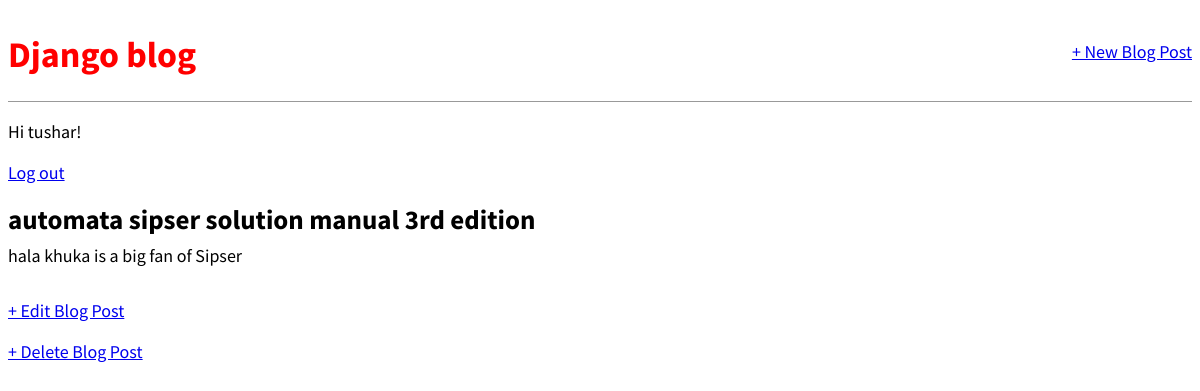
Screenshot of /post/3/ (signed in) with the database file from the repository.
### blog/models.py (models this page shows, shortened)
class Post(models.Model):
    title = models.CharField(max_length=200)
    author = models.ForeignKey('auth.User',
                               on_delete=models.CASCADE, )
    body = models.TextField()

### blog/views.py (the view)
# urls.py: path('post/<int:pk>/', BlogDetailView.as_view(), name='post_detail'),
class BlogDetailView(DetailView):
    model = Post
    template_name = 'post_detail.html'

### templates/post_detail.html
{% extends 'base.html' %}
{% block content %}
    <div class='post-entry'>
        <h2> {{ object.title }}</h2>
        <p>{{ object.body }}</p>
    </div>
    <p><a href="{% url 'post_edit' post.pk %}">+ Edit Blog Post</a></p>
    <p><a href="{% url 'post_delete' post.pk %}">+ Delete Blog Post</a></p>
{% endblock content %}

### templates/base.html (shortened to what this page needs)
{% load static %}
<!DOCTYPE html>
<html>
<head>
    <link href="{% static 'css/base.css' %}" rel="stylesheet">
</head>
<body>
<div>
    <header>
        <div class="nav-left">
            <h1><a href="{% url 'home' %}">Django blog</a></h1>
        </div>
        <div class="nav-right">
            <a href="{% url 'post_new' %}">+ New Blog Post</a>
        </div>
    </header>
    {% if user.is_authenticated %}
        <p>Hi {{ user.username }}!</p>
        <p><a href="{% url 'logout' %}">Log out</a></p>
    {% else %}
        <p>You are not logged in.</p>
        <p><a href="{% url 'login' %}">Log In</a></p>
        <p><a href="{% url 'signup' %}">Sign Up</a></p>
    {% endif %}
    {% block content %}
    {% endblock content %}
</div>
</body>
</html>

### static/css/base.css (style rules this page uses)
body { font-family: 'Source Sans Pro', sans-serif; font-size: 18px; }
header { border-bottom: 1px solid #999; margin-bottom: Ǒrem; display: flex; }
header h1 a { color: red; text-decoration: none; }
.nav-left { margin-right: auto; }
.nav-right { display: flex; padding-top: 2rem; }
.post-entry { margin-bottom: 2rem; }
.post-entry h2 { margin: 0.5rem 0; }
.post-entry p { margin: 0; font-weight: 400; }

### rows the page displays
Post: title "automata sipser solution manual 3rd edition", body "hala khuka is a big fan of Sipser"

### other values shown
{{ user.username }} "tushar"
